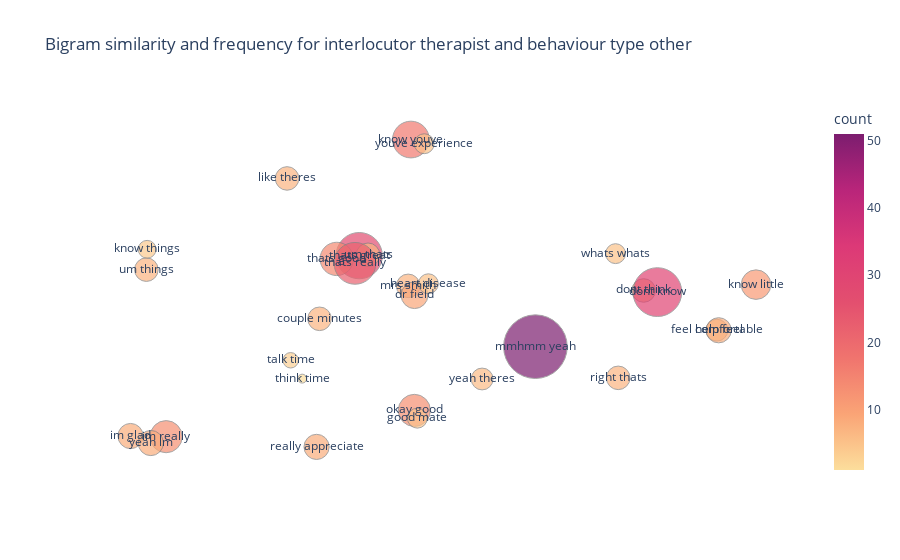
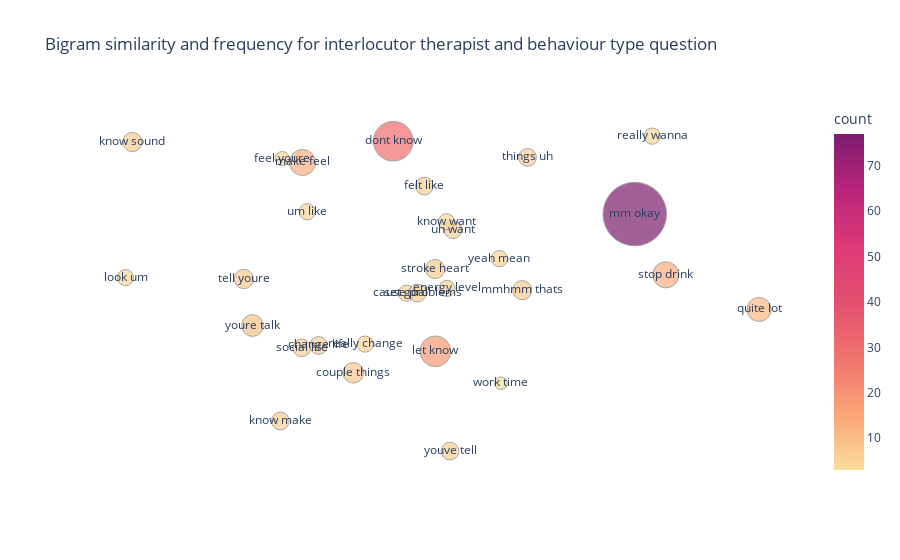
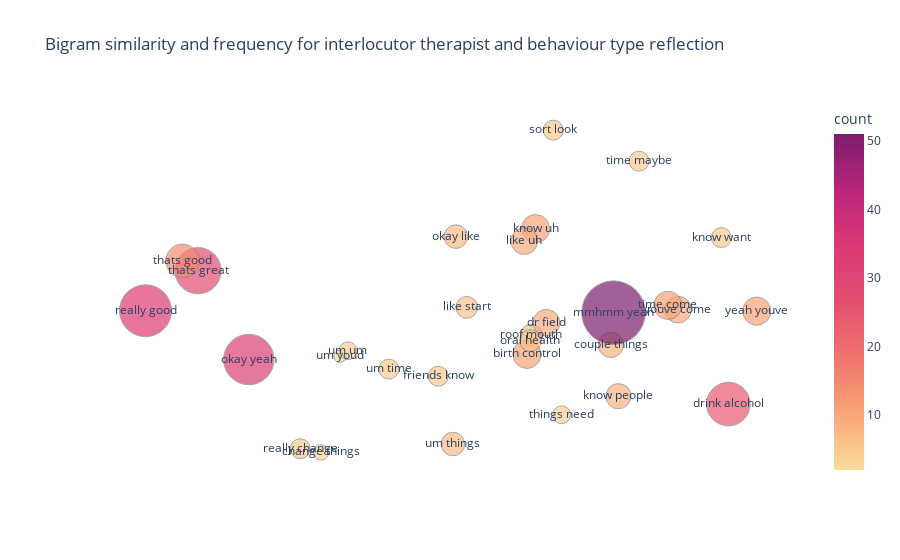
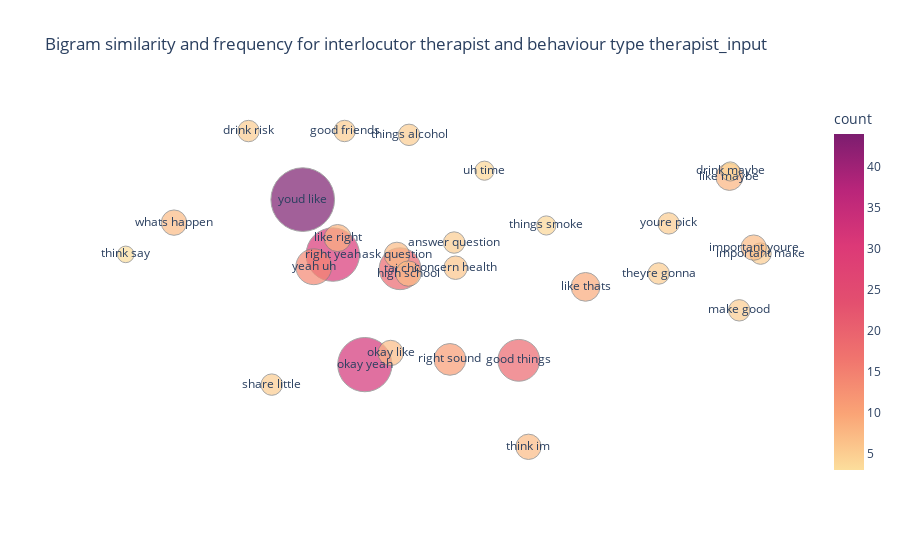

Write notebook code for charts like these, in order.
### Code cell
create_bg_similarity('therapist')

### Figure 1 — Plotly figure (JSON) as saved in the notebook; plotly's stock layout.template omitted (floating-point values rounded to 4 significant figures)
{"data": [{"hovertemplate": "<b>%{hovertext}</b><br><br>tsne_1=%{x}<br>tsne_2=%{y}<br>count=%{marker.color}<br>bigram=%{text}<extra></extra>", "hovertext": ["dont think", "know youve", "um things", "im really", "im glad", "thats great", "like theres", "know little", "um thats", "yeah im", "mmhmm yeah", "mrs smith", "couple minutes", "okay good", "yeah theres", "thats good", "right thats", "think time", "know things", "thats really", "feel comfortable", "dont know", "really appreciate", "whats whats", "talk time", "dr field", "help feel", "good mate", "heart disease", "youve experience"], "legendgroup": "", "marker": {"color": [7, 17, 7, 13, 8, 27, 7, 11, 7, 8, 51, 7, 7, 13, 6, 14, 7, 1, 4, 22, 6, 30, 8, 5, 3, 9, 8, 5, 5, 5], "coloraxis": "coloraxis", "line": {"color": "Gray", "width": 1}, "size": [7, 17, 7, 13, 8, 27, 7, 11, 7, 8, 51, 7, 7, 13, 6, 14, 7, 1, 4, 22, 6, 30, 8, 5, 3, 9, 8, 5, 5, 5], "sizemode": "area", "sizeref": 0.02519, "symbol": "circle"}, "mode": "markers+text", "name": "", "orientation": "v", "showlegend": false, "text": ["dont think", "know youve", "um things", "im really", "im glad", "thats great", "like theres", "know little", "um thats", "yeah im", "mmhmm yeah", "mrs smith", "couple minutes", "okay good", "yeah theres", "thats good", "right thats", "think time", "know things", "thats really", "feel comfortable", "dont know", "really appreciate", "whats whats", "talk time", "dr field", "help feel", "good mate", "heart disease", "youve experience"], "type": "scatter", "x": [17.32, 2.529, -14.28, -13.03, -15.29, -0.7569, -5.341, 24.46, -0.1972, -14.0, 10.44, 2.355, -3.277, 2.746, 7.053, -2.185, 15.7, -4.379, -14.23, -1.026, 21.97, 18.19, -3.466, 15.53, -5.112, 2.758, 22.08, 2.937, 3.638, 3.374], "xaxis": "x", "y": [0.5354, 24.02, 3.775, -22.21, -22.11, 5.954, 17.96, 1.443, 6.086, -23.2, -8.211, 1.252, -3.874, -18.12, -13.24, 5.446, -13.06, -13.18, 6.942, 4.756, -5.638, 0.2816, -23.8, 6.265, -10.33, -0.2006, -5.654, -19.33, 1.581, 23.37], "yaxis": "y"}], "layout": {"coloraxis": {"colorbar": {"title": {"text": "count"}}, "colorscale": [[0, "rgb(252, 222, 156)"], [0.1667, "rgb(250, 164, 118)"], [0.3333, "rgb(240, 116, 110)"], [0.5, "rgb(227, 79, 111)"], [0.6667, "rgb(220, 57, 119)"], [0.8333, "rgb(185, 37, 122)"], [1, "rgb(124, 29, 111)"]]}, "legend": {"itemsizing": "constant", "tracegroupgap": 0}, "title": {"text": "Bigram similarity and frequency for interlocutor therapist and behaviour type other"}, "xaxis": {"anchor": "y", "domain": [0, 1], "title": {"text": "tsne_1"}, "visible": false}, "yaxis": {"anchor": "x", "domain": [0, 1], "title": {"text": "tsne_2"}, "visible": false}}}

### Figure 2 — Plotly figure (JSON) as saved in the notebook; plotly's stock layout.template omitted (floating-point values rounded to 4 significant figures)
{"data": [{"hovertemplate": "<b>%{hovertext}</b><br><br>tsne_1=%{x}<br>tsne_2=%{y}<br>count=%{marker.color}<br>bigram=%{text}<extra></extra>", "hovertext": ["felt like", "stop drink", "quite lot", "uh want", "know make", "feel youre", "really change", "couple things", "know sound", "mm okay", "stroke heart", "energy level", "really wanna", "tell youre", "mmhmm thats", "make feel", "um like", "know want", "set goal", "cause problems", "let know", "work time", "social life", "dont know", "yeah mean", "youre talk", "youve tell", "look um", "change life", "things uh"], "legendgroup": "", "marker": {"color": [6, 13, 11, 6, 6, 4, 5, 8, 7, 77, 7, 5, 5, 7, 7, 13, 5, 5, 5, 6, 18, 3, 6, 30, 5, 9, 6, 5, 6, 6], "coloraxis": "coloraxis", "line": {"color": "Gray", "width": 1}, "size": [6, 13, 11, 6, 6, 4, 5, 8, 7, 77, 7, 5, 5, 7, 7, 13, 5, 5, 5, 6, 18, 3, 6, 30, 5, 9, 6, 5, 6, 6], "sizemode": "area", "sizeref": 0.03802, "symbol": "circle"}, "mode": "markers+text", "name": "", "orientation": "v", "showlegend": false, "text": ["felt like", "stop drink", "quite lot", "uh want", "know make", "feel youre", "really change", "couple things", "know sound", "mm okay", "stroke heart", "energy level", "really wanna", "tell youre", "mmhmm thats", "make feel", "um like", "know want", "set goal", "cause problems", "let know", "work time", "social life", "dont know", "yeah mean", "youre talk", "youve tell", "look um", "change life", "things uh"], "type": "scatter", "x": [-0.4685, 17.18, 24.0, 1.622, -10.99, -10.85, -4.802, -5.655, -21.81, 14.91, 0.3194, 1.188, 16.19, -13.66, 6.69, -9.372, -9.028, 1.156, -1.772, -0.9713, 0.3396, 5.128, -9.427, -2.741, 5.021, -13.03, 1.407, -22.31, -8.196, 7.074], "xaxis": "x", "y": [11.42, -0.945, -5.764, 5.339, -21.29, 15.21, -10.59, -14.59, 17.54, 7.51, -0.1351, -2.841, 18.36, -1.532, -3.079, 14.69, 7.834, 6.439, -3.511, -3.471, -11.59, -16.03, -11.1, 17.65, 1.304, -8.0, -25.48, -1.333, -10.78, 15.4], "yaxis": "y"}], "layout": {"coloraxis": {"colorbar": {"title": {"text": "count"}}, "colorscale": [[0, "rgb(252, 222, 156)"], [0.1667, "rgb(250, 164, 118)"], [0.3333, "rgb(240, 116, 110)"], [0.5, "rgb(227, 79, 111)"], [0.6667, "rgb(220, 57, 119)"], [0.8333, "rgb(185, 37, 122)"], [1, "rgb(124, 29, 111)"]]}, "legend": {"itemsizing": "constant", "tracegroupgap": 0}, "title": {"text": "Bigram similarity and frequency for interlocutor therapist and behaviour type question"}, "xaxis": {"anchor": "y", "domain": [0, 1], "title": {"text": "tsne_1"}, "visible": false}, "yaxis": {"anchor": "x", "domain": [0, 1], "title": {"text": "tsne_2"}, "visible": false}}}

### Figure 3 — Plotly figure (JSON) as saved in the notebook; plotly's stock layout.template omitted (floating-point values rounded to 4 significant figures)
{"data": [{"hovertemplate": "<b>%{hovertext}</b><br><br>tsne_1=%{x}<br>tsne_2=%{y}<br>count=%{marker.color}<br>bigram=%{text}<extra></extra>", "hovertext": ["change things", "roof mouth", "yeah youve", "thats great", "youve come", "friends know", "um time", "um things", "dr field", "know people", "couple things", "know uh", "mmhmm yeah", "birth control", "know want", "really good", "oral health", "things need", "sort look", "time come", "drink alcohol", "like start", "okay yeah", "thats good", "time maybe", "really change", "like uh", "okay like", "um youd", "um um"], "legendgroup": "", "marker": {"color": [3, 6, 10, 27, 9, 5, 5, 7, 9, 8, 8, 10, 51, 10, 5, 34, 6, 4, 5, 10, 24, 6, 32, 14, 5, 5, 9, 7, 2, 4], "coloraxis": "coloraxis", "line": {"color": "Gray", "width": 1}, "size": [3, 6, 10, 27, 9, 5, 5, 7, 9, 8, 8, 10, 51, 10, 5, 34, 6, 4, 5, 10, 24, 6, 32, 14, 5, 5, 9, 7, 2, 4], "sizemode": "area", "sizeref": 0.02519, "symbol": "circle"}, "mode": "markers+text", "name": "", "orientation": "v", "showlegend": false, "text": ["change things", "roof mouth", "yeah youve", "thats great", "youve come", "friends know", "um time", "um things", "dr field", "know people", "couple things", "know uh", "mmhmm yeah", "birth control", "know want", "really good", "oral health", "things need", "sort look", "time come", "drink alcohol", "like start", "okay yeah", "thats good", "time maybe", "really change", "like uh", "okay like", "um youd", "um um"], "type": "scatter", "x": [-12.48, 4.447, 22.57, -22.38, 16.23, -3.056, -7.025, -1.88, 5.652, 11.44, 10.83, 4.781, 11.04, 4.077, 19.72, -26.61, 4.359, 6.873, 6.197, 15.42, 20.29, -0.7582, -18.3, -23.63, 13.1, -14.15, 3.872, -1.638, -10.95, -10.32], "xaxis": "x", "y": [-17.21, -3.099, -0.245, 4.609, -0.06104, -8.055, -7.21, -16.21, -1.643, -10.46, -4.303, 9.661, -0.4313, -5.44, 8.589, -0.1981, -3.774, -12.7, 21.49, 0.4465, -11.41, 0.2087, -6.056, 5.802, 17.77, -16.77, 8.169, 8.705, -5.657, -5.0], "yaxis": "y"}], "layout": {"coloraxis": {"colorbar": {"title": {"text": "count"}}, "colorscale": [[0, "rgb(252, 222, 156)"], [0.1667, "rgb(250, 164, 118)"], [0.3333, "rgb(240, 116, 110)"], [0.5, "rgb(227, 79, 111)"], [0.6667, "rgb(220, 57, 119)"], [0.8333, "rgb(185, 37, 122)"], [1, "rgb(124, 29, 111)"]]}, "legend": {"itemsizing": "constant", "tracegroupgap": 0}, "title": {"text": "Bigram similarity and frequency for interlocutor therapist and behaviour type reflection"}, "xaxis": {"anchor": "y", "domain": [0, 1], "title": {"text": "tsne_1"}, "visible": false}, "yaxis": {"anchor": "x", "domain": [0, 1], "title": {"text": "tsne_2"}, "visible": false}}}

### Figure 4 — Plotly figure (JSON) as saved in the notebook; plotly's stock layout.template omitted (floating-point values rounded to 4 significant figures)
{"data": [{"hovertemplate": "<b>%{hovertext}</b><br><br>tsne_1=%{x}<br>tsne_2=%{y}<br>count=%{marker.color}<br>bigram=%{text}<extra></extra>", "hovertext": ["okay yeah", "youd like", "right yeah", "tai chi", "things smoke", "drink risk", "like maybe", "make good", "think im", "answer question", "yeah uh", "concern health", "good friends", "youre pick", "drink maybe", "right sound", "ask question", "things alcohol", "important make", "good things", "theyre gonna", "okay like", "think say", "whats happen", "share little", "like right", "important youre", "like thats", "high school", "uh time"], "legendgroup": "", "marker": {"color": [32, 44, 31, 19, 4, 5, 8, 5, 7, 5, 14, 6, 5, 5, 4, 11, 7, 5, 5, 19, 5, 7, 3, 7, 5, 8, 7, 9, 7, 4], "coloraxis": "coloraxis", "line": {"color": "Gray", "width": 1}, "size": [32, 44, 31, 19, 4, 5, 8, 5, 7, 5, 14, 6, 5, 5, 4, 11, 7, 5, 5, 19, 5, 7, 3, 7, 5, 8, 7, 9, 7, 4], "sizemode": "area", "sizeref": 0.02173, "symbol": "circle"}, "mode": "markers+text", "name": "", "orientation": "v", "showlegend": false, "text": ["okay yeah", "youd like", "right yeah", "tai chi", "things smoke", "drink risk", "like maybe", "make good", "think im", "answer question", "yeah uh", "concern health", "good friends", "youre pick", "drink maybe", "right sound", "ask question", "things alcohol", "important make", "good things", "theyre gonna", "okay like", "think say", "whats happen", "share little", "like right", "important youre", "like thats", "high school", "uh time"], "type": "scatter", "x": [-3.555, -7.935, -5.815, -1.073, 9.242, -11.76, 22.16, 22.85, 7.986, 2.743, -7.155, 2.844, -4.985, 17.87, 22.22, 2.444, -1.294, -0.4387, 24.35, 7.302, 17.17, -1.737, -20.42, -17.01, -10.12, -5.472, 23.87, 12.01, -0.4829, 4.882], "xaxis": "x", "y": [-15.05, 11.58, 2.711, 0.4217, 7.407, 22.65, 15.25, -6.286, -28.31, 4.652, 0.7492, 0.5905, 22.66, 7.744, 16.13, -14.2, 2.663, 22.03, 2.868, -14.35, -0.3432, -13.16, 2.742, 7.867, -18.27, 5.379, 3.837, -2.499, -0.3578, 16.25], "yaxis": "y"}], "layout": {"coloraxis": {"colorbar": {"title": {"text": "count"}}, "colorscale": [[0, "rgb(252, 222, 156)"], [0.1667, "rgb(250, 164, 118)"], [0.3333, "rgb(240, 116, 110)"], [0.5, "rgb(227, 79, 111)"], [0.6667, "rgb(220, 57, 119)"], [0.8333, "rgb(185, 37, 122)"], [1, "rgb(124, 29, 111)"]]}, "legend": {"itemsizing": "constant", "tracegroupgap": 0}, "title": {"text": "Bigram similarity and frequency for interlocutor therapist and behaviour type therapist_input"}, "xaxis": {"anchor": "y", "domain": [0, 1], "title": {"text": "tsne_1"}, "visible": false}, "yaxis": {"anchor": "x", "domain": [0, 1], "title": {"text": "tsne_2"}, "visible": false}}}
